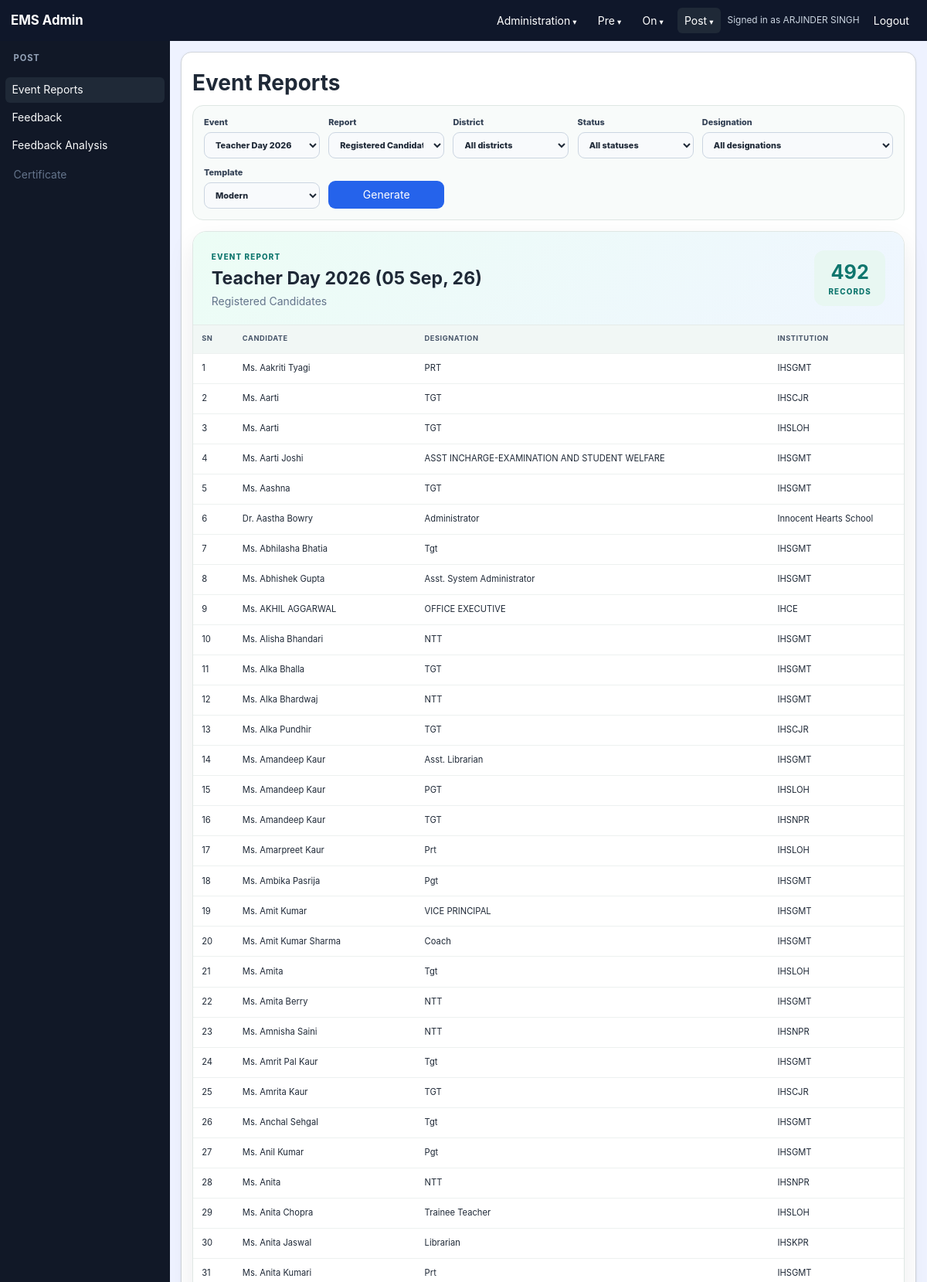
Page /admin/event_reports.php (signed in, upper part) on the committed database.
### tables this page shows
CREATE TABLE IF NOT EXISTS `events` (
  `event_id` int NOT NULL AUTO_INCREMENT,
  `event_title` varchar(255) NOT NULL,
  `event_code` varchar(50) DEFAULT NULL,
  `event_tagline` varchar(255) DEFAULT NULL,
  `event_theme` varchar(255) DEFAULT NULL,
  `event_type` enum('Academic','Cultural','Sports','Seminar','Workshop','Conference','Meeting','Celebration','Competition','Other') DEFAULT 'Other',
  `event_status` enum('Open','Suspended','Delayed','Postponed','Closed') NOT NULL DEFAULT 'Open',
  `event_description` text,
  `start_date` date NOT NULL,
  `end_date` date DEFAULT NULL,
  `start_time` time DEFAULT NULL,
  `end_time` time DEFAULT NULL,
  `venue_name` varchar(255) DEFAULT NULL,
  `venue_address` text,
  `city` varchar(20) DEFAULT NULL,
  `state` varchar(20) DEFAULT NULL,
  `country` varchar(20) DEFAULT NULL,
  `registration_required` tinyint(1) DEFAULT '0',
  `registration_start_date` date DEFAULT NULL,
  `registration_end_date` date DEFAULT NULL,
  `registration_fee` decimal(10,2) DEFAULT '0.00',
  `created_by` int DEFAULT NULL,
  `updated_by` int DEFAULT NULL,
  `created_at` datetime DEFAULT CURRENT_TIMESTAMP,
  `updated_at` datetime DEFAULT CURRENT_TIMESTAMP ON UPDATE CURRENT_TIMESTAMP,
  PRIMARY KEY (`event_id`),
  UNIQUE KEY `event_code` (`event_code`)
);

CREATE TABLE IF NOT EXISTS `event_registrations` (
  `registration_id` int NOT NULL AUTO_INCREMENT,
  `event_id` int NOT NULL,
  `salutation` varchar(20) NOT NULL,
  `name` varchar(255) NOT NULL,
  `designation` varchar(100) DEFAULT NULL,
  `teacher_post` varchar(100) DEFAULT NULL,
  `role` varchar(100) DEFAULT NULL,
  `photograph_name` varchar(255) DEFAULT NULL,
  `photograph_path` varchar(500) DEFAULT NULL,
  `institution_name` varchar(255) DEFAULT NULL,
  `affiliation_number` varchar(100) DEFAULT NULL,
  `institution_level` varchar(100) DEFAULT NULL,
  `experience` varchar(100) DEFAULT NULL,
  `mobile` varchar(20) DEFAULT NULL,
  `whatsapp_number` varchar(20) DEFAULT NULL,
  `official_email` varchar(255) DEFAULT NULL,
  `institution_address` text,
  `city` varchar(100) DEFAULT NULL,
  `district` varchar(100) DEFAULT NULL,
  `state` varchar(100) DEFAULT NULL,
  `country` varchar(100) DEFAULT NULL,
  `declaration_accepted` tinyint(1) DEFAULT '0',
  `qr_code_path` varchar(500) DEFAULT NULL,
  `pass_code` char(5) DEFAULT NULL,
  `approval_status` enum('pending','approved','denied') NOT NULL DEFAULT 'pending',
  `reviewed_at` datetime DEFAULT NULL,
  `reviewed_by` varchar(255) DEFAULT NULL,
  `reviewed_by_user_id` int DEFAULT NULL,
  `created_at` datetime DEFAULT CURRENT_TIMESTAMP,
  `updated_at` datetime DEFAULT CURRENT_TIMESTAMP ON UPDATE CURRENT_TIMESTAMP,
  PRIMARY KEY (`registration_id`),
  UNIQUE KEY `uq_event_pass_code` (`event_id`,`pass_code`),
  KEY `idx_event_id` (`event_id`),
  KEY `idx_event_approval` (`event_id`,`approval_status`)
);

### admin/events_funcs.php (called while the page is built, shortened)
<?php
function getAllEvents(PDO $pdo): array
{
    $statement = $pdo->query('SELECT * FROM events ORDER BY start_date DESC, event_title ASC');
    return $statement ? $statement->fetchAll() : [];
}
function getEventById(PDO $pdo, int $eventId): ?array
{
    $statement = $pdo->prepare('SELECT * FROM events WHERE event_id = :event_id LIMIT 1');
    $statement->execute([':event_id' => $eventId]);
    $event = $statement->fetch();
    return $event ?: null;
}

### admin/event_reports.php (the view, shortened to what this page needs)
<?php
require_once __DIR__ . '/layout.php';
require_once __DIR__ . '/events_funcs.php';
function reportTableExists(PDO $pdo, string $table): bool
{
    $statement = $pdo->prepare('SELECT COUNT(*) FROM information_schema.tables WHERE table_schema = DATABASE() AND table_name = :table');
    $statement->execute([':table' => $table]);
    return (int) $statement->fetchColumn() > 0;
}
function reportQuery(PDO $pdo, string $sql, int $eventId): array
{
    $statement = $pdo->prepare($sql);
    $statement->execute([':event_id' => $eventId]);
    return $statement->fetchAll() ?: [];
}
function getEventReportData(PDO $pdo, int $eventId, string $type): array
{
    if (in_array($type, ['registered', 'approved', 'denied'], true)) {
        $where = $type === 'registered' ? '' : ' AND approval_status = ' . $pdo->quote($type);
        return reportQuery($pdo, <<<SQL
            SELECT registration_id AS `Registration ID`, CONCAT_WS(' ', salutation, name) AS `Candidate`,
                   designation AS `Designation`, institution_name AS `Institution`, mobile AS `Mobile`,
                   official_email AS `Email`, district AS `District`, approval_status AS `Status`,
                   pass_code AS `Pass Code`, created_at AS `Registered On`
            FROM event_registrations
            WHERE event_id = :event_id {$where}
            ORDER BY name, registration_id
SQL, $eventId);
    }
    return [];
}
function getEventReportCounts(PDO $pdo, int $eventId): array
{
    $registration = $pdo->prepare(<<<'SQL'
        SELECT COUNT(*) AS registered,
               SUM(approval_status = 'approved') AS approved,
               SUM(approval_status = 'denied') AS denied,
               SUM(approval_status = 'pending') AS pending
        FROM event_registrations WHERE event_id = :event_id
SQL);
    $registration->execute([':event_id' => $eventId]);
    $counts = $registration->fetch() ?: [];
    foreach (['event_attendance' => 'attendees', 'event_pass_history' => 'pass_history', 'event_itineraries' => 'itinerary', 'event_schedules' => 'schedules'] as $table => $key) {
        if (!reportTableExists($pdo, $table)) {
            $counts[$key] = 0;
            continue;
        }
        $statement = $pdo->prepare("SELECT COUNT(*) FROM {$table} WHERE event_id = :event_id");
        $statement->execute([':event_id' => $eventId]);
        $counts[$key] = (int) $statement->fetchColumn();
    }
    return array_map('intval', $counts);
}
function reportValue(mixed $value): string
{
    $value = trim((string) $value);
    return $value !== '' ? $value : '—';
}
function reportEventTitle(array $event): string
{
    $title = trim((string) ($event['event_title'] ?? 'Event'));
    $startDate = trim((string) ($event['start_date'] ?? ''));
    $timestamp = strtotime($startDate);
    return $timestamp === false ? $title : $title . ' (' . date('d M, y', $timestamp) . ')';
}
function filterReportRows(array $rows, string $district, string $status, string $designation): array
{
    return array_values(array_filter($rows, static function (array $row) use ($district, $status, $designation): bool {
        if ($district !== '' && array_key_exists('District', $row) && strcasecmp(trim((string) $row['District']), $district) !== 0) return false;
        if ($status !== '' && array_key_exists('Status', $row) && strcasecmp(trim((string) $row['Status']), $status) !== 0) return false;
        if ($designation !== '' && array_key_exists('Designation', $row) && strcasecmp(trim((string) $row['Designation']), $designation) !== 0) return false;
        return true;
    }));
}
function getRegistrationFilterOptions(PDO $pdo, int $eventId): array
{
    $statement = $pdo->prepare('SELECT DISTINCT district, approval_status, designation FROM event_registrations WHERE event_id = :event_id ORDER BY district, designation');
    $statement->execute([':event_id' => $eventId]);
    $rows = $statement->fetchAll() ?: [];
    $options = ['districts' => [], 'statuses' => [], 'designations' => []];
    foreach ($rows as $row) {
        foreach (['district' => 'districts', 'approval_status' => 'statuses', 'designation' => 'designations'] as $column => $key) {
            $value = trim((string) ($row[$column] ?? ''));
            if ($value !== '') $options[$key][$value] = $value;
        }
    }
    return $options;
}
function renderReportTable(array $rows): string
{
    $removedColumns = ['Registration ID', 'ID', 'Mobile', 'Phone Number', 'Email', 'District', 'Status', 'Pass Code', 'Registered On'];
    $columns = array_values(array_diff(array_keys($rows[0]), $removedColumns));
    ob_start(); ?>
    <div class="event-report-table-wrap"><table class="event-report-table"><thead><tr>
        <th>SN</th>
        <?php foreach ($columns as $column): ?><th><?php echo htmlspecialchars($column, ENT_QUOTES, 'UTF-8'); ?></th><?php endforeach; ?>
    </tr></thead><tbody>
        <?php foreach ($rows as $index => $row): ?><tr>
            <td><?php echo $index + 1; ?></td>
            <?php foreach ($columns as $column): ?><td><?php echo nl2br(htmlspecialchars(reportValue($row[$column] ?? ''), ENT_QUOTES, 'UTF-8')); ?></td><?php endforeach; ?>
        </tr><?php endforeach; ?>
    </tbody></table></div>
    <?php return (string) ob_get_clean();
}
function buildReportBody(string $type, array $rows, array $counts, array $event, string $detail): string
{
    if ($type !== 'summary') return renderReportTable($rows);
    ob_start(); ?>
    <?php endif;
    return (string) ob_get_clean();
}
$events = [];
$event = null;
$rows = [];
$counts = [];
$type = (string) ($_GET['type'] ?? 'registered');
$type = isset(EVENT_REPORTS[$type]) ? $type : 'registered';
$requestedTemplate = (string) ($_GET['template'] ?? 'modern');
$template = in_array($requestedTemplate, ['modern', 'classic', 'minimal'], true) ? $requestedTemplate : 'modern';
$detail = (string) ($_GET['detail'] ?? 'compact') === 'full' ? 'full' : 'compact';
$eventId = (int) ($_GET['event'] ?? 0);
$districtFilter = trim((string) ($_GET['district'] ?? ''));
$statusFilter = trim((string) ($_GET['status'] ?? ''));
$designationFilter = trim((string) ($_GET['designation'] ?? ''));
try {
    $pdo = createDbConnection();
    $events = getAllEvents($pdo);
    if ($eventId <= 0 && $events) $eventId = (int) $events[0]['event_id'];
    if ($eventId > 0) {
        $event = getEventById($pdo, $eventId);
        $counts = getEventReportCounts($pdo, $eventId);
        $rows = getEventReportData($pdo, $eventId, $type);
        $filterOptions = getRegistrationFilterOptions($pdo, $eventId);
        if (in_array($type, ['registered', 'approved', 'denied', 'attendees'], true)) {
            $rows = filterReportRows($rows, $districtFilter, $statusFilter, $designationFilter);
        }
    }
} catch (Throwable $exception) {
    $error = $exception->getMessage();
}
$title = EVENT_REPORTS[$type];
$eventDisplayTitle = $event ? reportEventTitle($event) : '';
$reportBody = $event ? buildReportBody($type, $rows, $counts, $event, $detail) : '';
    ?><!doctype html><html><head><meta charset="UTF-8"><title><?php echo htmlspecialchars($title); ?></title>
<div class="event-reports-page">
    <form method="get" class="event-report-toolbar">
        <label>Event<select name="event"><?php foreach ($events as $option): ?><option value="<?php echo (int) $option['event_id']; ?>" <?php echo (int) $option['event_id'] === $eventId ? 'selected' : ''; ?>><?php echo htmlspecialchars((string) $option['event_title'], ENT_QUOTES, 'UTF-8'); ?></option><?php endforeach; ?></select></label>
        <label>Report<select name="type"><?php foreach (EVENT_REPORTS as $value => $label): ?><option value="<?php echo $value; ?>" <?php echo $type === $value ? 'selected' : ''; ?>><?php echo $label; ?></option><?php endforeach; ?></select></label>
        <?php if (in_array($type, ['registered', 'approved', 'denied', 'attendees'], true)): ?>
            <label>District<select name="district"><option value="">All districts</option></select></label>
            <label>Status<select name="status"><option value="">All statuses</option></select></label>
            <label>Designation<select name="designation"><option value="">All designations</option></select></label>
        <?php endif; ?>
        <label>Template<select name="template"><option value="modern" <?php echo $template === 'modern' ? 'selected' : ''; ?>>Modern</option></select></label>
        <button type="submit">Generate</button>
    </form>
    <?php if ($event): ?>
        <article class="event-report-sheet event-report-template-<?php echo $template; ?>">
            <header><div><span>Event report</span><h2><?php echo htmlspecialchars($eventDisplayTitle, ENT_QUOTES, 'UTF-8'); ?></h2><p><?php echo htmlspecialchars($title, ENT_QUOTES, 'UTF-8'); ?></p></div><div class="event-report-total"><strong><?php echo $type === 'summary' ? count($counts) : count($rows); ?></strong><span><?php echo $type === 'summary' ? 'report metrics' : 'records'; ?></span></div></header>
            <?php echo $reportBody; ?>
        </article>
    <?php endif; ?>
</div>

### rows in the picture
events: eventDisplayTitle "Teacher Day 2026 (05 Sep, 26)"
event_registrations: column "Ms. Aakriti Tyagi", designation "PRT", institution_name "IHSGMT"
event_registrations: column "Ms. Aarti", designation "TGT", institution_name "IHSCJR"
event_registrations: column "Ms. Aarti", designation "TGT", institution_name "IHSLOH"
event_registrations: column "Ms. Aarti Joshi", designation "ASST INCHARGE-EXAMINATION AND STUDENT WELFARE", institution_name "IHSGMT"
event_registrations: column "Ms. Aashna", designation "TGT", institution_name "IHSGMT"
event_registrations: column "Dr. Aastha Bowry", designation "Administrator", institution_name "Innocent Hearts School"
event_registrations: column "Ms. Abhilasha Bhatia", designation "Tgt", institution_name "IHSGMT"
event_registrations: column "Ms. Abhishek Gupta", designation "Asst. System Administrator", institution_name "IHSGMT"
event_registrations: column "Ms. AKHIL AGGARWAL", designation "OFFICE EXECUTIVE", institution_name "IHCE"
event_registrations: column "Ms. Alisha Bhandari", designation "NTT", institution_name "IHSGMT"
event_registrations: column "Ms. Alka Bhalla", designation "TGT", institution_name "IHSGMT"
event_registrations: column "Ms. Alka Bhardwaj", designation "NTT", institution_name "IHSGMT"
event_registrations: column "Ms. Alka Pundhir", designation "TGT", institution_name "IHSCJR"
event_registrations: column "Ms. Amandeep Kaur", designation "Asst. Librarian", institution_name "IHSGMT"
event_registrations: column "Ms. Amandeep Kaur", designation "PGT", institution_name "IHSLOH"
event_registrations: column "Ms. Amandeep Kaur", designation "TGT", institution_name "IHSNPR"
event_registrations: column "Ms. Amarpreet Kaur", designation "Prt", institution_name "IHSLOH"
event_registrations: column "Ms. Ambika Pasrija", designation "Pgt", institution_name "IHSGMT"
event_registrations: column "Ms. Amit Kumar", designation "VICE PRINCIPAL", institution_name "IHSGMT"
event_registrations: column "Ms. Amit Kumar Sharma", designation "Coach", institution_name "IHSGMT"
event_registrations: column "Ms. Amita", designation "Tgt", institution_name "IHSLOH"
event_registrations: column "Ms. Amita Berry", designation "NTT", institution_name "IHSGMT"
event_registrations: column "Ms. Amnisha Saini", designation "NTT", institution_name "IHSNPR"
event_registrations: column "Ms. Amrit Pal Kaur", designation "Tgt", institution_name "IHSGMT"
event_registrations: column "Ms. Amrita Kaur", designation "TGT", institution_name "IHSCJR"
event_registrations: column "Ms. Anchal Sehgal", designation "Tgt", institution_name "IHSGMT"
event_registrations: column "Ms. Anil Kumar", designation "Pgt", institution_name "IHSGMT"
event_registrations: column "Ms. Anita", designation "NTT", institution_name "IHSNPR"
event_registrations: column "Ms. Anita Chopra", designation "Trainee Teacher", institution_name "IHSLOH"
event_registrations: column "Ms. Anita Jaswal", designation "Librarian", institution_name "IHSKPR"
event_registrations: column "Ms. Anita Kumari", designation "Prt", institution_name "IHSGMT"

### other values in the picture
$menuLabel "Administration"
$menuLabel "Pre"
$menuLabel "On"
$menuLabel "Post"
$_SESSION['admin_name'] "ARJINDER SINGH"
$menuLabel "POST"
$itemLabel "Event Reports"
$itemLabel "Feedback"
$itemLabel "Feedback Analysis"
$itemLabel "Certificate"
$pageHeading "Event Reports"
$title "Registered Candidates"
count($rows) "492"
$column "CANDIDATE"
$column "DESIGNATION"
